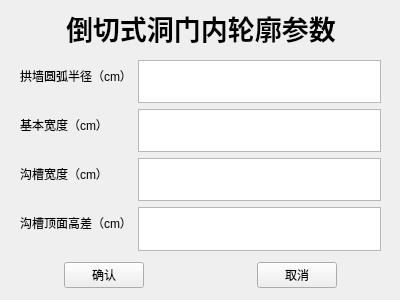
<?xml version="1.0" encoding="UTF-8"?>
<ui version="4.0">
 <class>dia3</class>
 <widget class="QWidget" name="dia3">
  <property name="geometry">
   <rect>
    <x>0</x>
    <y>0</y>
    <width>400</width>
    <height>300</height>
   </rect>
  </property>
  <property name="windowTitle">
   <string>Form</string>
  </property>
  <widget class="QWidget" name="horizontalLayoutWidget">
   <property name="geometry">
    <rect>
     <x>0</x>
     <y>250</y>
     <width>401</width>
     <height>51</height>
    </rect>
   </property>
   <layout class="QHBoxLayout" name="horizontalLayout">
    <property name="spacing">
     <number>50</number>
    </property>
    <item>
     <spacer name="horizontalSpacer_2">
      <property name="orientation">
       <enum>Qt::Horizontal</enum>
      </property>
      <property name="sizeHint" stdset="0">
       <size>
        <width>40</width>
        <height>20</height>
       </size>
      </property>
     </spacer>
    </item>
    <item>
     <widget class="QPushButton" name="btn3_1">
      <property name="text">
       <string>确认</string>
      </property>
     </widget>
    </item>
    <item>
     <spacer name="horizontalSpacer_3">
      <property name="orientation">
       <enum>Qt::Horizontal</enum>
      </property>
      <property name="sizeHint" stdset="0">
       <size>
        <width>40</width>
        <height>20</height>
       </size>
      </property>
     </spacer>
    </item>
    <item>
     <widget class="QPushButton" name="btn3_2">
      <property name="text">
       <string>取消</string>
      </property>
     </widget>
    </item>
    <item>
     <spacer name="horizontalSpacer">
      <property name="orientation">
       <enum>Qt::Horizontal</enum>
      </property>
      <property name="sizeHint" stdset="0">
       <size>
        <width>40</width>
        <height>20</height>
       </size>
      </property>
     </spacer>
    </item>
   </layout>
  </widget>
  <widget class="QWidget" name="widget" native="true">
   <property name="geometry">
    <rect>
     <x>20</x>
     <y>60</y>
     <width>361</width>
     <height>191</height>
    </rect>
   </property>
   <layout class="QFormLayout" name="formLayout">
    <item row="0" column="0">
     <widget class="QLabel" name="label">
      <property name="text">
       <string>拱墙圆弧半径（cm）</string>
      </property>
     </widget>
    </item>
    <item row="0" column="1">
     <widget class="QTextEdit" name="textEdit_3"/>
    </item>
    <item row="1" column="0">
     <widget class="QLabel" name="label_2">
      <property name="text">
       <string>基本宽度（cm）</string>
      </property>
     </widget>
    </item>
    <item row="1" column="1">
     <widget class="QTextEdit" name="textEdit_4"/>
    </item>
    <item row="2" column="0">
     <widget class="QLabel" name="label_3">
      <property name="text">
       <string>沟槽宽度（cm）</string>
      </property>
     </widget>
    </item>
    <item row="2" column="1">
     <widget class="QTextEdit" name="textEdit"/>
    </item>
    <item row="4" column="0">
     <widget class="QLabel" name="label_4">
      <property name="text">
       <string>沟槽顶面高差（cm）</string>
      </property>
     </widget>
    </item>
    <item row="4" column="1">
     <widget class="QTextEdit" name="textEdit_2"/>
    </item>
   </layout>
  </widget>
  <widget class="QWidget" name="widget_2" native="true">
   <property name="geometry">
    <rect>
     <x>0</x>
     <y>0</y>
     <width>401</width>
     <height>55</height>
    </rect>
   </property>
   <layout class="QHBoxLayout" name="horizontalLayout_2">
    <item>
     <spacer name="horizontalSpacer_5">
      <property name="orientation">
       <enum>Qt::Horizontal</enum>
      </property>
      <property name="sizeHint" stdset="0">
       <size>
        <width>112</width>
        <height>20</height>
       </size>
      </property>
     </spacer>
    </item>
    <item>
     <widget class="QLabel" name="label_5">
      <property name="font">
       <font>
        <pointsize>20</pointsize>
        <weight>75</weight>
        <bold>true</bold>
       </font>
      </property>
      <property name="text">
       <string>倒切式洞门内轮廓参数</string>
      </property>
     </widget>
    </item>
    <item>
     <spacer name="horizontalSpacer_4">
      <property name="orientation">
       <enum>Qt::Horizontal</enum>
      </property>
      <property name="sizeHint" stdset="0">
       <size>
        <width>111</width>
        <height>20</height>
       </size>
      </property>
     </spacer>
    </item>
   </layout>
  </widget>
 </widget>
 <resources/>
 <connections/>
</ui>
